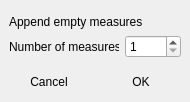
<?xml version="1.0" encoding="UTF-8"?>
<ui version="4.0">
 <class>MpMeasuresBase</class>
 <widget class="QDialog" name="MpMeasuresBase">
  <property name="geometry">
   <rect>
    <x>0</x>
    <y>0</y>
    <width>190</width>
    <height>102</height>
   </rect>
  </property>
  <property name="windowTitle">
   <string>Append Measures</string>
  </property>
  <layout class="QVBoxLayout">
   <property name="spacing">
    <number>6</number>
   </property>
   <property name="leftMargin">
    <number>9</number>
   </property>
   <property name="topMargin">
    <number>9</number>
   </property>
   <property name="rightMargin">
    <number>9</number>
   </property>
   <property name="bottomMargin">
    <number>9</number>
   </property>
   <item>
    <spacer name="verticalSpacer">
     <property name="orientation">
      <enum>Qt::Vertical</enum>
     </property>
     <property name="sizeHint" stdset="0">
      <size>
       <width>20</width>
       <height>40</height>
      </size>
     </property>
    </spacer>
   </item>
   <item>
    <widget class="QLabel" name="label_2">
     <property name="text">
      <string>Append empty measures</string>
     </property>
    </widget>
   </item>
   <item>
    <layout class="QHBoxLayout">
     <property name="spacing">
      <number>6</number>
     </property>
     <property name="leftMargin">
      <number>0</number>
     </property>
     <property name="topMargin">
      <number>0</number>
     </property>
     <property name="rightMargin">
      <number>0</number>
     </property>
     <property name="bottomMargin">
      <number>0</number>
     </property>
     <item>
      <widget class="QLabel" name="label">
       <property name="sizePolicy">
        <sizepolicy hsizetype="Maximum" vsizetype="Preferred">
         <horstretch>0</horstretch>
         <verstretch>0</verstretch>
        </sizepolicy>
       </property>
       <property name="maximumSize">
        <size>
         <width>110</width>
         <height>16777215</height>
        </size>
       </property>
       <property name="text">
        <string>Number of measures:</string>
       </property>
      </widget>
     </item>
     <item>
      <widget class="QSpinBox" name="measures">
       <property name="sizePolicy">
        <sizepolicy hsizetype="Maximum" vsizetype="Fixed">
         <horstretch>0</horstretch>
         <verstretch>0</verstretch>
        </sizepolicy>
       </property>
       <property name="maximumSize">
        <size>
         <width>60</width>
         <height>16777215</height>
        </size>
       </property>
       <property name="minimum">
        <number>1</number>
       </property>
       <property name="maximum">
        <number>1000</number>
       </property>
      </widget>
     </item>
    </layout>
   </item>
   <item>
    <spacer name="verticalSpacer_2">
     <property name="orientation">
      <enum>Qt::Vertical</enum>
     </property>
     <property name="sizeHint" stdset="0">
      <size>
       <width>20</width>
       <height>40</height>
      </size>
     </property>
    </spacer>
   </item>
   <item>
    <layout class="QHBoxLayout" name="horizontalLayout_3">
     <item>
      <widget class="QPushButton" name="cancelButton">
       <property name="text">
        <string>Cancel</string>
       </property>
       <property name="autoDefault">
        <bool>false</bool>
       </property>
       <property name="flat">
        <bool>true</bool>
       </property>
      </widget>
     </item>
     <item>
      <spacer name="horizontalSpacer">
       <property name="orientation">
        <enum>Qt::Horizontal</enum>
       </property>
       <property name="sizeHint" stdset="0">
        <size>
         <width>40</width>
         <height>20</height>
        </size>
       </property>
      </spacer>
     </item>
     <item>
      <widget class="QPushButton" name="okButton">
       <property name="text">
        <string>OK</string>
       </property>
       <property name="autoDefault">
        <bool>false</bool>
       </property>
       <property name="flat">
        <bool>true</bool>
       </property>
      </widget>
     </item>
    </layout>
   </item>
  </layout>
 </widget>
 <resources/>
 <connections>
  <connection>
   <sender>okButton</sender>
   <signal>clicked()</signal>
   <receiver>MpMeasuresBase</receiver>
   <slot>accept()</slot>
   <hints>
    <hint type="sourcelabel">
     <x>278</x>
     <y>253</y>
    </hint>
    <hint type="destinationlabel">
     <x>96</x>
     <y>254</y>
    </hint>
   </hints>
  </connection>
  <connection>
   <sender>cancelButton</sender>
   <signal>clicked()</signal>
   <receiver>MpMeasuresBase</receiver>
   <slot>reject()</slot>
   <hints>
    <hint type="sourcelabel">
     <x>369</x>
     <y>253</y>
    </hint>
    <hint type="destinationlabel">
     <x>179</x>
     <y>282</y>
    </hint>
   </hints>
  </connection>
 </connections>
</ui>
